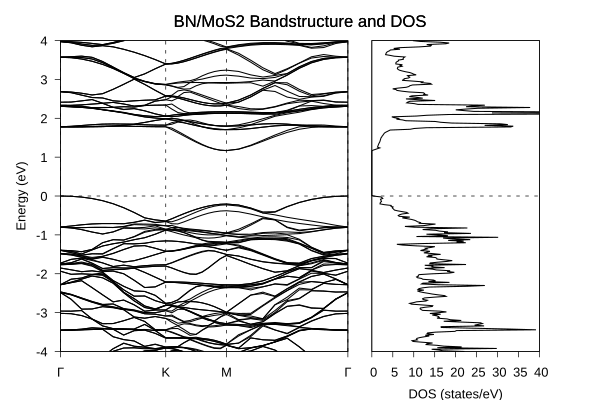

Source code (gnuplot):
# ---------------------------------
# Multipurpose terminal selection
# ---------------------------------

prefix = "BN_MoS2.bands.dos"
format = "pdf"
title = "BN/MoS2 Bandstructure and DOS"

if ("pdf" eq "png") {
    set terminal pngcairo enhanced font "Arial,14" size 1800,1200
    set output sprintf("%s.png", prefix)
}

if ("pdf" eq "pdf") {
    set terminal pdfcairo enhanced font "Arial,14" size 6,4
    set output sprintf("%s.pdf", prefix)
}

if ("pdf" eq "jpeg") {
    set terminal jpegcairo enhanced font "Arial,14" size 1800,1200
    set output sprintf("%s.jpg", prefix)
}


set multiplot

set label 100 title at screen 0.5,0.95 center font ",18"

fermi = -5.5476

# ==========================================
# LEFT PANEL : BAND STRUCTURE
# ==========================================

set lmargin at screen 0.10
set rmargin at screen 0.58
set bmargin at screen 0.12
set tmargin at screen 0.90


set ylabel "Energy (eV)"

set yrange [-4:4]
unset grid
set key off

set xtics nomirror
set ytics nomirror
set tics out

set arrow from 0.0000,-4 to 0.0000,4 nohead dt 2 lw 1 lc rgb 'black'
set arrow from 0.5774,-4 to 0.5774,4 nohead dt 2 lw 1 lc rgb 'black'
set arrow from 0.9107,-4 to 0.9107,4 nohead dt 2 lw 1 lc rgb 'black'
set arrow from 1.5773,-4 to 1.5773,4 nohead dt 2 lw 1 lc rgb 'black'
set xtics ("Γ" 0.0000, "K" 0.5774, "M" 0.9107, "Γ" 1.5773)

# -------- Fermi level (Band panel) ----------
set arrow 100 from graph 0, first 0 to graph 1, first 0     nohead dt 2 lw 1 lc rgb "black"

#plot '/home/rajeshprashanth/gcp_output_02042026/es_soc_ncpp/BN_MoS2.soc/BN_MoS2.soc.bands.dat.gnu' using 1:($2-fermi) w l lw 1.5 lc rgb "blue"
plot '/home/rajeshprashanth/gcp_output_02042026/es_soc_ncpp/BN_MoS2.soc/BN_MoS2.soc.bands.dat.gnu' using 1:($2-fermi) w l lw 1.5 lc rgb "black"

# ==========================================
# RIGHT PANEL : DOS
# ==========================================

unset arrow
unset xtics

set lmargin at screen 0.62
set rmargin at screen 0.90
set bmargin at screen 0.12
set tmargin at screen 0.90

set xlabel "DOS (states/eV)"
unset ylabel
unset ytics

set yrange [-4:4]
set xrange [0:40]

unset ytics
set xtics nomirror
set tics out

unset grid
set key off

# -------- Fermi level (DOS panel) ----------
set arrow 200 from graph 0, first 0 to graph 1, first 0     nohead dt 2 lw 1 lc rgb "black"

#plot '/home/rajeshprashanth/gcp_output_02042026/es_soc_ncpp/BN_MoS2.soc/BN_MoS2.soc.dos.dat' using 2:($1-fermi) w l lw 1.5 lc rgb "red"
plot '/home/rajeshprashanth/gcp_output_02042026/es_soc_ncpp/BN_MoS2.soc/BN_MoS2.soc.dos.dat' using 2:($1-fermi) w l lw 1.5 lc rgb "black"

unset multiplot
